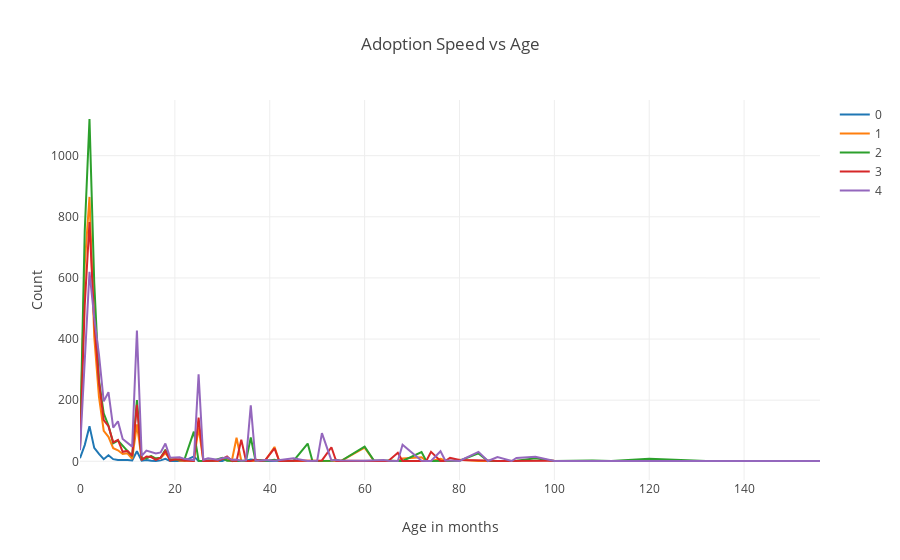

Notebook code for this chart:
### Markdown cell above
## Age

tableau: Age(dashboard)

We can see that most pets are young - maybe after the birth. Also there a lot of pets with an age equal to multiples of 12 - I think than owners didn't bother with the exact age.

plotly plot

We can see that young pets are adopted quite fast and most of them are adopted; Most pets are less than 4 months old with a huge spike at 2 months; It seems that a lot of people don't input exact age and write age in years (or multiples of 12); It could make sense to create some binary variables based on age;

### Code cell
#Adoption Speed vs Age plot
data_age = []
for i in range(5):
    datax = df.loc[df['AdoptionSpeed'] == 2]
    data = df.loc[df['AdoptionSpeed'] == i]
    data_age.append(go.Scatter(
        x = datax['Age'].value_counts().sort_index().index,
        y = data['Age'].value_counts().sort_index().values,
        mode = str(i),
        name = str(i)))
    

layout = dict(title = 'Adoption Speed vs Age',
              yaxis = dict(title = 'Count', zeroline = False),
              xaxis = dict(title = 'Age in months', zeroline = False))

fig = dict(data=data_age, layout = layout)
py.iplot(fig, filename = 'basic-line')

### Figure 1 — Plotly figure (JSON) as saved in the notebook; plotly's stock layout.template omitted (floating-point values rounded to 4 significant figures)
{"data": [{"mode": "0", "name": "0", "type": "scatter", "x": [0, 1, 2, 3, 4, 5, 6, 7, 8, 9, 10, 11, 12, 13, 14, 15, 16, 17, 18, 19, 20, 21, 22, 24, 25, 26, 27, 28, 29, 30, 31, 32, 33, 34, 35, 36, 37, 38, 39, 41, 42, 45, 48, 49, 50, 51, 53, 54, 55, 60, 62, 64, 65, 67, 68, 72, 73, 74, 76, 77, 78, 80, 84, 86, 88, 91, 92, 96, 100, 108, 112, 120, 132, 144, 156], "y": [10, 53, 115, 44, 24, 7, 20, 7, 4, 5, 4, 3, 33, 2, 4, 2, 1, 3, 8, 1, 1, 1, 1, 16, 1, 1, 2, 1, 2, 1, 8, 1, 2, 1, 2, 6, 4, 1, 1, 1, 3, 1, 1]}, {"mode": "1", "name": "1", "type": "scatter", "x": [0, 1, 2, 3, 4, 5, 6, 7, 8, 9, 10, 11, 12, 13, 14, 15, 16, 17, 18, 19, 20, 21, 22, 24, 25, 26, 27, 28, 29, 30, 31, 32, 33, 34, 35, 36, 37, 38, 39, 41, 42, 45, 48, 49, 50, 51, 53, 54, 55, 60, 62, 64, 65, 67, 68, 72, 73, 74, 76, 77, 78, 80, 84, 86, 88, 91, 92, 96, 100, 108, 112, 120, 132, 144, 156], "y": [50, 643, 865, 408, 211, 100, 80, 43, 36, 24, 26, 8, 121, 7, 11, 16, 9, 11, 27, 7, 8, 2, 2, 2, 110, 2, 2, 2, 1, 10, 4, 1, 77, 2, 1, 1, 1, 4, 1, 47, 1, 2, 2, 3, 2, 2, 1, 1, 1, 45, 1, 1, 1, 1, 9, 13, 1, 1, 8, 3, 1, 5, 1, 1]}, {"mode": "2", "name": "2", "type": "scatter", "x": [0, 1, 2, 3, 4, 5, 6, 7, 8, 9, 10, 11, 12, 13, 14, 15, 16, 17, 18, 19, 20, 21, 22, 24, 25, 26, 27, 28, 29, 30, 31, 32, 33, 34, 35, 36, 37, 38, 39, 41, 42, 45, 48, 49, 50, 51, 53, 54, 55, 60, 62, 64, 65, 67, 68, 72, 73, 74, 76, 77, 78, 80, 84, 86, 88, 91, 92, 96, 100, 108, 112, 120, 132, 144, 156], "y": [44, 754, 1120, 585, 265, 157, 117, 59, 68, 51, 37, 17, 200, 9, 10, 17, 9, 12, 38, 4, 5, 5, 5, 97, 2, 1, 3, 2, 6, 11, 2, 3, 2, 2, 2, 78, 2, 4, 1, 5, 2, 1, 58, 1, 1, 1, 2, 5, 1, 48, 2, 2, 3, 1, 1, 30, 1, 1, 1, 3, 1, 2, 26, 1, 1, 1, 2, 10, 1, 3, 1, 8, 1, 1, 1]}, {"mode": "3", "name": "3", "type": "scatter", "x": [0, 1, 2, 3, 4, 5, 6, 7, 8, 9, 10, 11, 12, 13, 14, 15, 16, 17, 18, 19, 20, 21, 22, 24, 25, 26, 27, 28, 29, 30, 31, 32, 33, 34, 35, 36, 37, 38, 39, 41, 42, 45, 48, 49, 50, 51, 53, 54, 55, 60, 62, 64, 65, 67, 68, 72, 73, 74, 76, 77, 78, 80, 84, 86, 88, 91, 92, 96, 100, 108, 112, 120, 132, 144, 156], "y": [39, 511, 783, 458, 260, 135, 115, 62, 70, 31, 34, 18, 185, 4, 16, 14, 5, 12, 34, 2, 6, 7, 3, 1, 143, 1, 1, 3, 2, 7, 16, 2, 1, 71, 1, 1, 6, 1, 3, 42, 1, 1, 1, 1, 1, 3, 46, 1, 2, 1, 1, 1, 1, 28, 1, 1, 1, 31, 1, 1, 11, 4, 4, 3, 1, 1, 1, 1, 2]}, {"mode": "4", "name": "4", "type": "scatter", "x": [0, 1, 2, 3, 4, 5, 6, 7, 8, 9, 10, 11, 12, 13, 14, 15, 16, 17, 18, 19, 20, 21, 22, 24, 25, 26, 27, 28, 29, 30, 31, 32, 33, 34, 35, 36, 37, 38, 39, 41, 42, 45, 48, 49, 50, 51, 53, 54, 55, 60, 62, 64, 65, 67, 68, 72, 73, 74, 76, 77, 78, 80, 84, 86, 88, 91, 92, 96, 100, 108, 112, 120, 132, 144, 156], "y": [36, 342, 620, 470, 349, 196, 226, 110, 131, 73, 61, 48, 428, 18, 35, 30, 26, 29, 58, 12, 13, 13, 8, 4, 285, 5, 10, 8, 5, 10, 13, 5, 6, 2, 3, 183, 2, 3, 4, 2, 4, 10, 1, 1, 2, 92, 3, 4, 3, 2, 3, 4, 2, 1, 54, 2, 1, 1, 33, 3, 3, 1, 31, 1, 14, 1, 11, 15, 1, 1, 3, 2, 1, 1, 1, 2]}], "layout": {"title": "Adoption Speed vs Age", "xaxis": {"title": "Age in months", "zeroline": false}, "yaxis": {"title": "Count", "zeroline": false}}}
